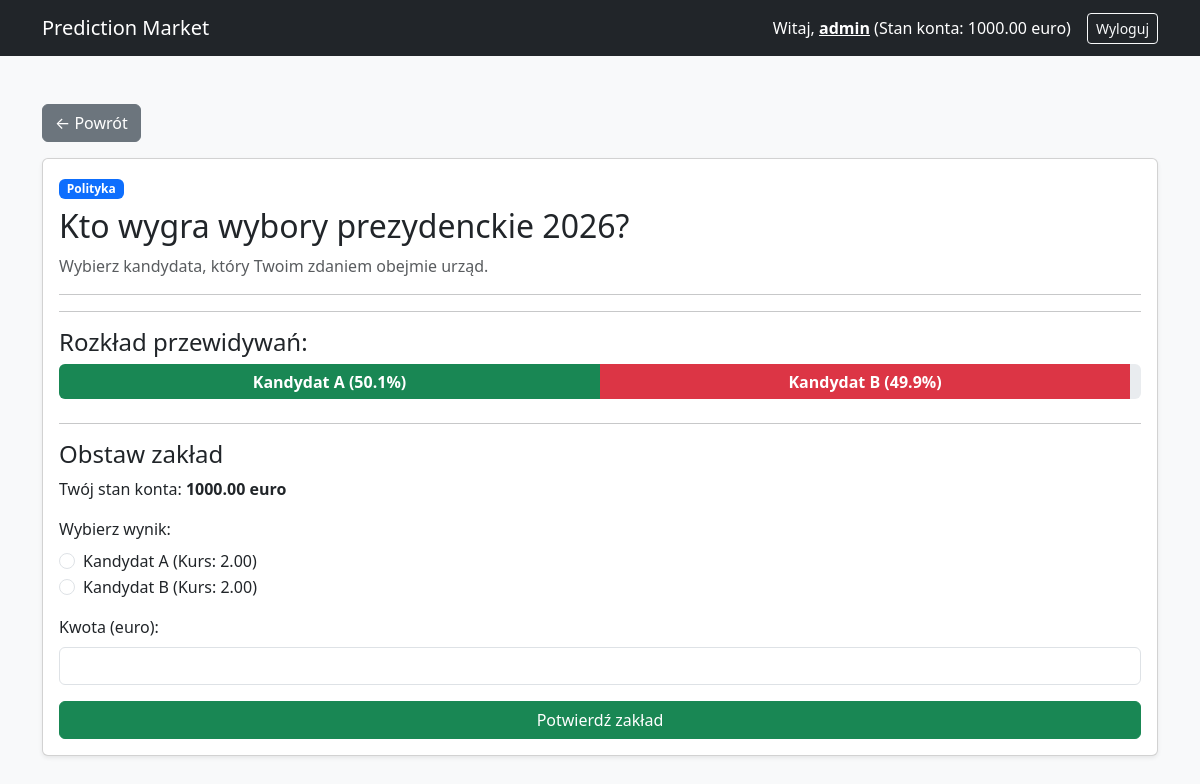
The app's page /event/2/ (signed in) with its own data.
### bets/models.py (models this page shows, shortened)
class UserProfile(models.Model):
    user = models.OneToOneField(User, on_delete=models.CASCADE, related_name='profile')
    balance = models.DecimalField(max_digits=10, decimal_places=2, default=1000.00, validators=[MinValueValidator(0)]) # (na start 1000)

class Event(models.Model):
    title = models.CharField(max_length=200)
    category = models.ForeignKey(Category, on_delete=models.CASCADE, related_name='events')
    description = models.TextField()
    is_active = models.BooleanField(default=True)
    created_at = models.DateTimeField(auto_now_add=True)
    end_date = models.DateTimeField()

class Category(models.Model):
    name = models.CharField(max_length=100, unique=True)
    description = models.TextField(blank=True)

class Option(models.Model):
    event = models.ForeignKey(Event, on_delete=models.CASCADE, related_name='options')
    name = models.CharField(max_length=100)
    initial_liquidity = models.DecimalField(max_digits=10, decimal_places=2, default=100.00)
    @property
    def option_pool(self):
        from django.db.models import Sum
        from decimal import Decimal
        real_bets = self.bets.aggregate(total=Sum('amount'))['total'] or Decimal('0.00')
        return self.initial_liquidity + real_bets
    @property
    def odds(self):
        event_pool = sum(opt.option_pool for opt in self.event.options.all())
        return round(event_pool / self.option_pool, 2)
    @property
    def percentage(self):
        event_pool = sum(opt.option_pool for opt in self.event.options.all())
        return round((self.option_pool / event_pool) * 100, 1)
    @property
    def percentage_int(self):
        return int(self.percentage)

### bets/views.py (the view, shortened to what this page needs)
# urls.py: path('event/<int:event_id>/', views.event_detail, name='event_detail'),
@login_required(login_url='login')
def event_detail(request, event_id):
    event = get_object_or_404(Event, id=event_id)
    return render(request, 'bets/event_detail.html', {'event': event})

### bets/templates/bets/event_detail.html (shortened to what this page needs)
<!DOCTYPE html>
<html lang="pl">
<head>
    <link href="https://cdn.jsdelivr.net/npm/bootstrap@5.3.0/dist/css/bootstrap.min.css" rel="stylesheet">
</head>
<body class="bg-light">
    <nav class="navbar navbar-expand-lg navbar-dark bg-dark mb-4">
    <div class="container">
        <a class="navbar-brand" href="{% url 'index' %}">Prediction Market</a>
        <div class="d-flex text-white align-items-center">
            {% if user.is_authenticated %}
                <span class="me-3">Witaj, <a href="{% url 'dashboard' %}" class="text-white"><b>{{ user.username }}</b></a> (Stan konta: {{ user.profile.balance }} euro)</span>
                <form method="POST" action="{% url 'logout' %}" class="m-0">
                    <button type="submit" class="btn btn-sm btn-outline-light">Wyloguj</button>
                </form>
            {% else %}
                <a href="{% url 'login' %}" class="btn btn-sm btn-light me-2">Zaloguj</a>
                <a href="{% url 'register' %}" class="btn btn-sm btn-primary">Zarejestruj</a>
            {% endif %}
        </div>
    </div>
</nav>
    <div class="container mt-5">
        <a href="{% url 'index' %}" class="btn btn-secondary mb-3">&larr; Powrót</a>
        <div class="card shadow-sm">
            <div class="card-body">
                <span class="badge bg-primary mb-2">{{ event.category.name }}</span>
                <h2>{{ event.title }}</h2>
                <p class="text-muted">{{ event.description }}</p>
                <hr>
                <hr>
                <h4>Rozkład przewidywań:</h4>
                <div class="progress mb-4" style="height: 35px; font-size: 16px; font-weight: bold;">
                    {% for option in event.options.all %}
                    <div class="progress-bar {% cycle 'bg-success' 'bg-danger' 'bg-info' 'bg-warning' %}"
                        role="progressbar" style="width: {{ option.percentage_int }}%" title="{{ option.name }}">
                        {{ option.name }} ({{ option.percentage }}%)
                    </div>
                    {% endfor %}
                </div>
                <hr>
                <h4>Obstaw zakład</h4>
                <p>Twój stan konta: <strong>{{ user.profile.balance }} euro</strong></p>
                <form method="POST">
                    <div class="mb-3">
                        <label class="form-label">Wybierz wynik:</label>
                        {% for option in event.options.all %}
                        <div class="form-check">
                            <input class="form-check-input" type="radio" name="option" value="{{ option.id }}"
                                id="option{{ option.id }}" required>
                            <label class="form-check-label" for="option{{ option.id }}">
                                {{ option.name }} (Kurs: {{ option.odds }})
                            </label>
                        </div>
                        {% endfor %}
                    </div>
                    <div class="mb-3">
                        <label for="amount" class="form-label">Kwota (euro):</label>
                        <input type="number" step="0.01" min="0.01" class="form-control" name="amount" id="amount"
                            required>
                    </div>
                    <button type="submit" class="btn btn-success w-100">Potwierdź zakład</button>
                </form>
            </div>
        </div>
    </div>
</body>
</html>

### records on screen
Event: category.name "Polityka", title "Kto wygra wybory prezydenckie 2026?", description "Wybierz kandydata, który Twoim zdaniem obejmie urząd."
Option: name "Kandydat A", percentage "50.1", odds "2.00"
Option: name "Kandydat B", percentage "49.9", odds "2.00"

### other values on screen
{{ user.username }} "admin"
{{ user.profile.balance }} "1000.00"
